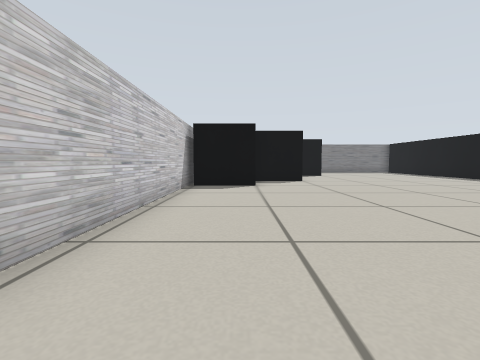
View 1 (above)

24 first-person views from a walk through a robot-simulator world made for Gazebo. The camera is 0.39 m above the floor, tilts 4° down and sees 85° across. The floor is counted in squares, 0.5 m on a side. Each view is taken from the middle of a square. On the plan, view 1 faces up. The plan holds only what a view shows up to about 10 squares ahead; the rest is blank.

View 2
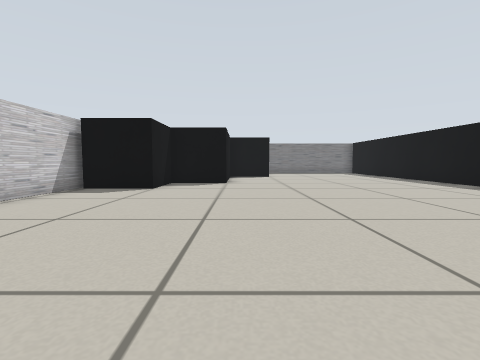

View 3
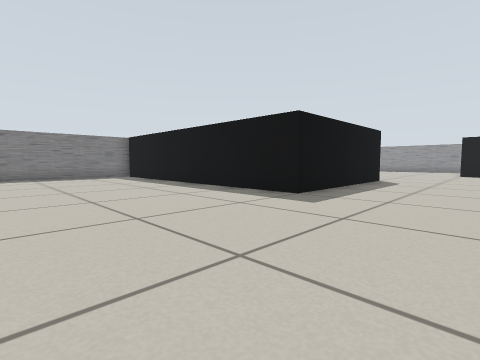

View 4
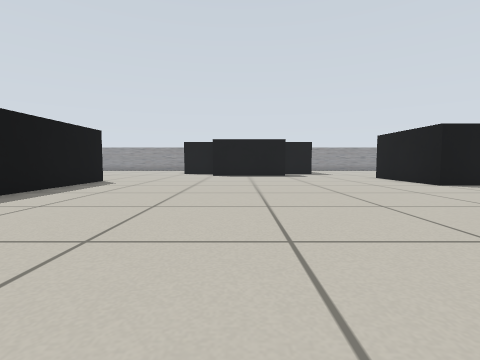

View 5
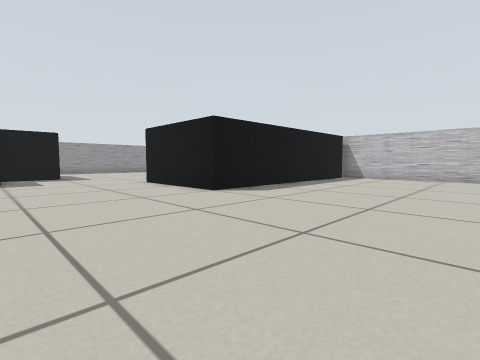

View 6
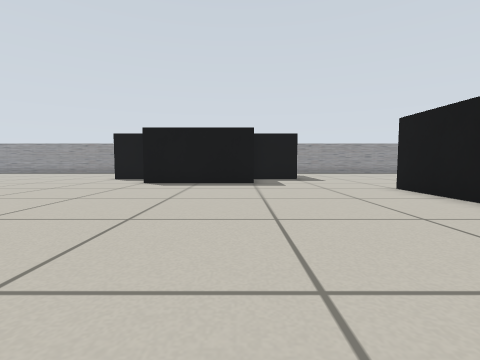

View 7
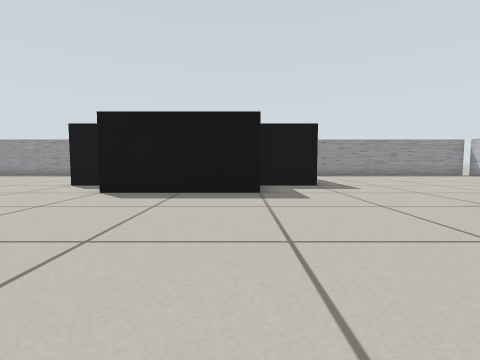

View 8
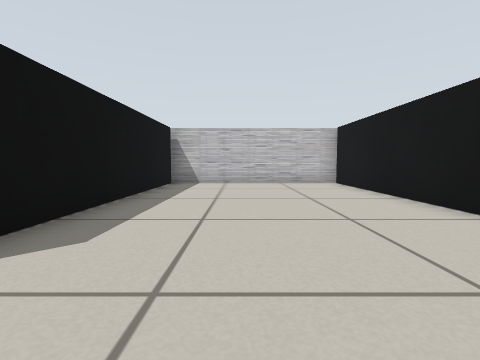

View 9
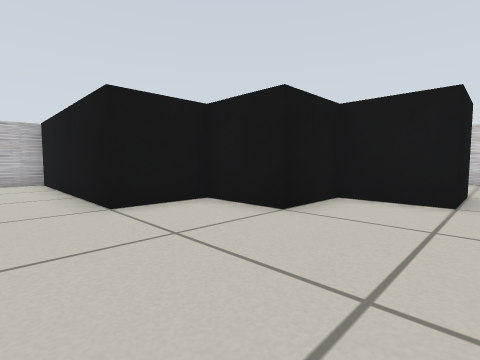

View 10
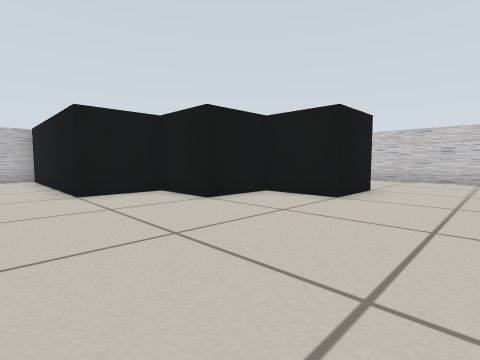

View 11
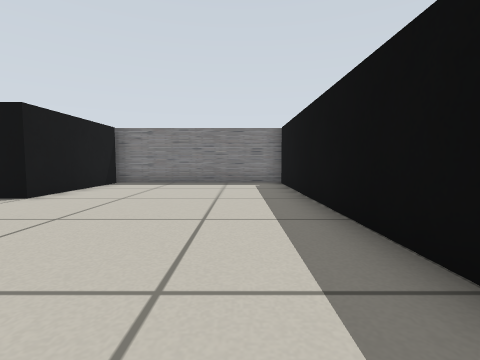

View 12
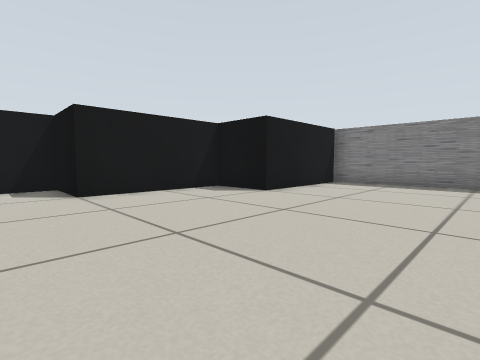

View 13
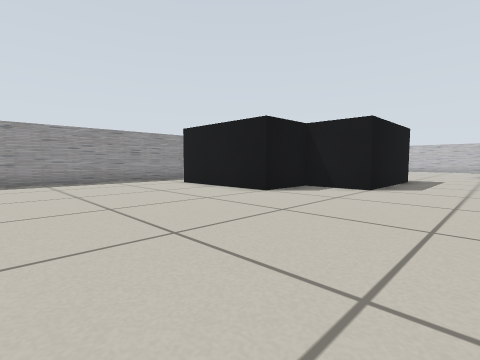

View 14
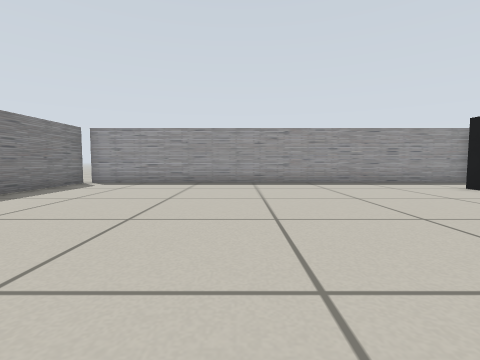

View 15
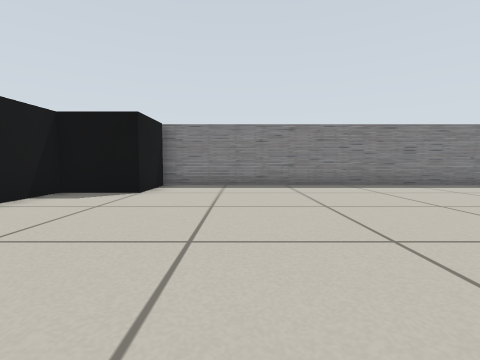

View 16
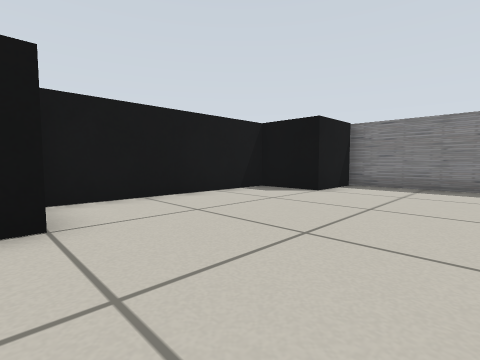

View 17
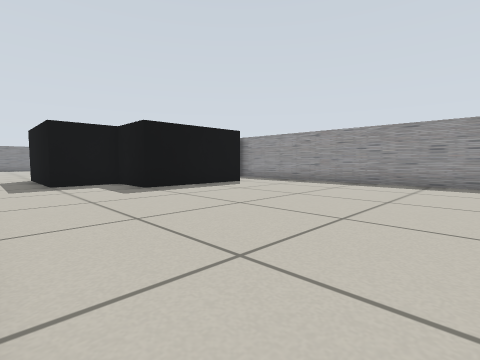

View 18
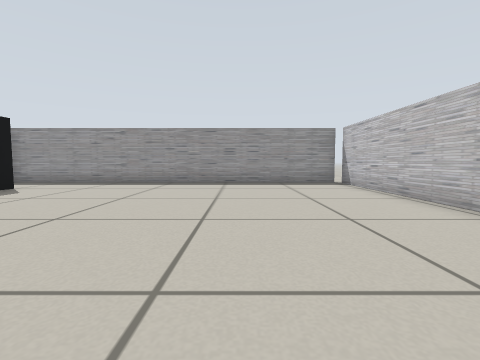

View 19
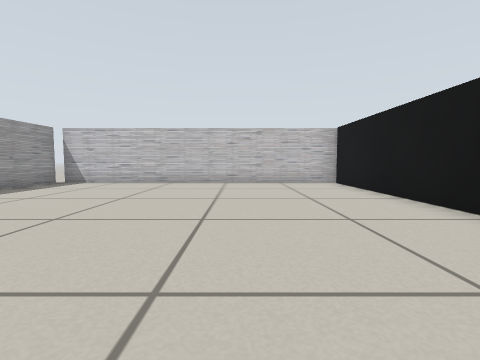

View 20
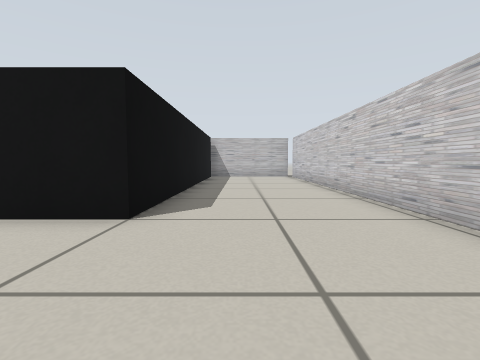

View 21
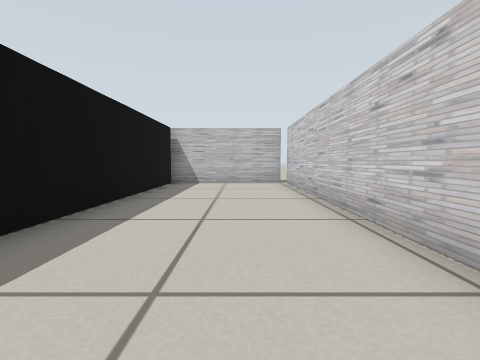

View 22
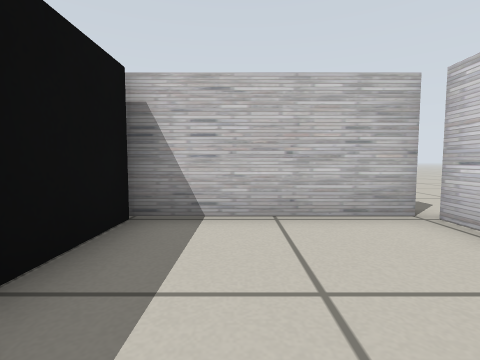

View 23
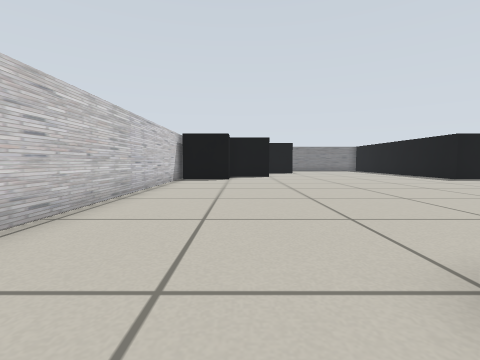

View 24
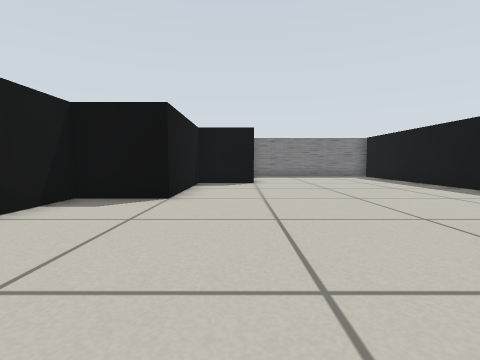

### Floor plan
Key: @ floor where view 1 was taken; # wall or solid block; . floor; B black box.
Columns run from 2 left of view 1 to 29 right of it. Each row starts with its distance up from view 1.
 19       ########    ##############
 18       B......B   BB............#
 17       B......B  BBB............#
 16       B......B  B..............#
 15     BBB......B  B..............#
 14     B........B  B..............#
 13     B........B  B..............#
 12     B........B  B..............#
 11   BBB........B  B..............#
 10 # B..........B   BB............#
  9 #BB..........BBBBBB ...........#
  8 #.................. ...........#
  7 #..............................#
  6 #........................BBBB..#
  5 #........................B    .#
  4 #......................BBB
  3 #......................B
  2 #......................B
  1 #......................BB
  0 #.@......................B    .#
 -1 #........................BBBB..#
 -2 #....BB........................#
 -3 #....BB........................#
 -4 #....B BB........BBBB..........#
 -5 #....B  B........B   ..........#
 -6 #....B   BB......B  B..........#
 -7 #....B    B......B  B..........#
 -8 #....B    B......B  B..........#
 -9 #....B    B......B  B..........#
-10 #....B    B......B  B..........#
-11 #....B    B......B  B..........#
-12 ######    ########  ############

Where each view was taken, in squares from view 1:
view 1: 0 up, 0 right, facing up
view 2: 1 up, 3 right, facing up
view 3: 5 up, 5 right, facing up-right
view 4: 3 up, 6 right, facing right
view 5: 1 up, 9 right, facing down-right
view 6: 1 up, 11 right, facing right
view 7: 1 up, 14 right, facing right
view 8: 2 down, 12 right, facing down
view 9: 1 down, 10 right, facing down-left
view 10: 1 up, 10 right, facing down-left
view 11: 9 up, 9 right, facing up
view 12: 9 up, 9 right, facing up-left
view 13: 12 up, 18 right, facing down-right
view 14: 13 up, 19 right, facing right
view 15: 10 up, 19 right, facing up
view 16: 10 up, 20 right, facing up-left
view 17: 9 down, 19 right, facing up-right
view 18: 8 down, 19 right, facing right
view 19: 2 down, 22 right, facing down
view 20: 2 up, 1 right, facing down
view 21: 2 down, 0 right, facing down
view 22: 8 down, 1 right, facing down
view 23: 3 down, 1 right, facing up
view 24: 5 up, 4 right, facing up
